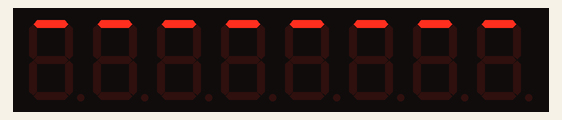
Bench run of a program on a simulated Raspberry Pi (BCM pin numbers). Parts: 8-digit seven-segment display. Library files of the repository ran but are not shown: TM1638.py.

Above: at 0.1 s.
At 4.1 s:
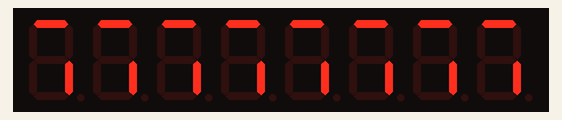
At 9.1 s:
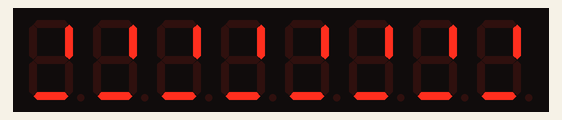
At 19.1 s:
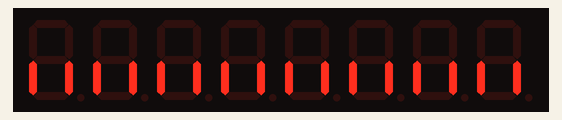
At 28.1 s:
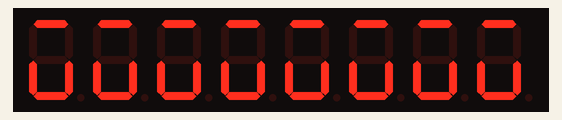
At 38.1 s:
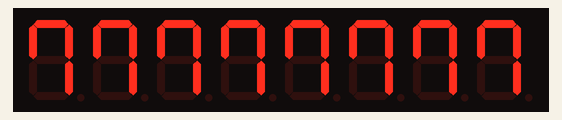

The program:

test.py
```python
#!/usr/bin/env python

# TM1638 playground

import TM1638
import time

# These are the pins the display is connected to. Adjust accordingly.
# In addition to these you need to connect to 5V and ground.

DIO = 17
CLK = 21
STB = 22

display = TM1638.TM1638(DIO, CLK, STB)

display.enable(1)


count = 0
while True:
    count += 1
    for i in range(8):
        display.send_char(i, count)
#        for i in range(len(count)):
#            display.set_digit(8-len(text)+i, int(text[i]), i==dotpos)
    time.sleep(1)
```

Measured:
- what the display in image 1 shows lasts 1.0 s, from 4.0 s to 5.0 s
